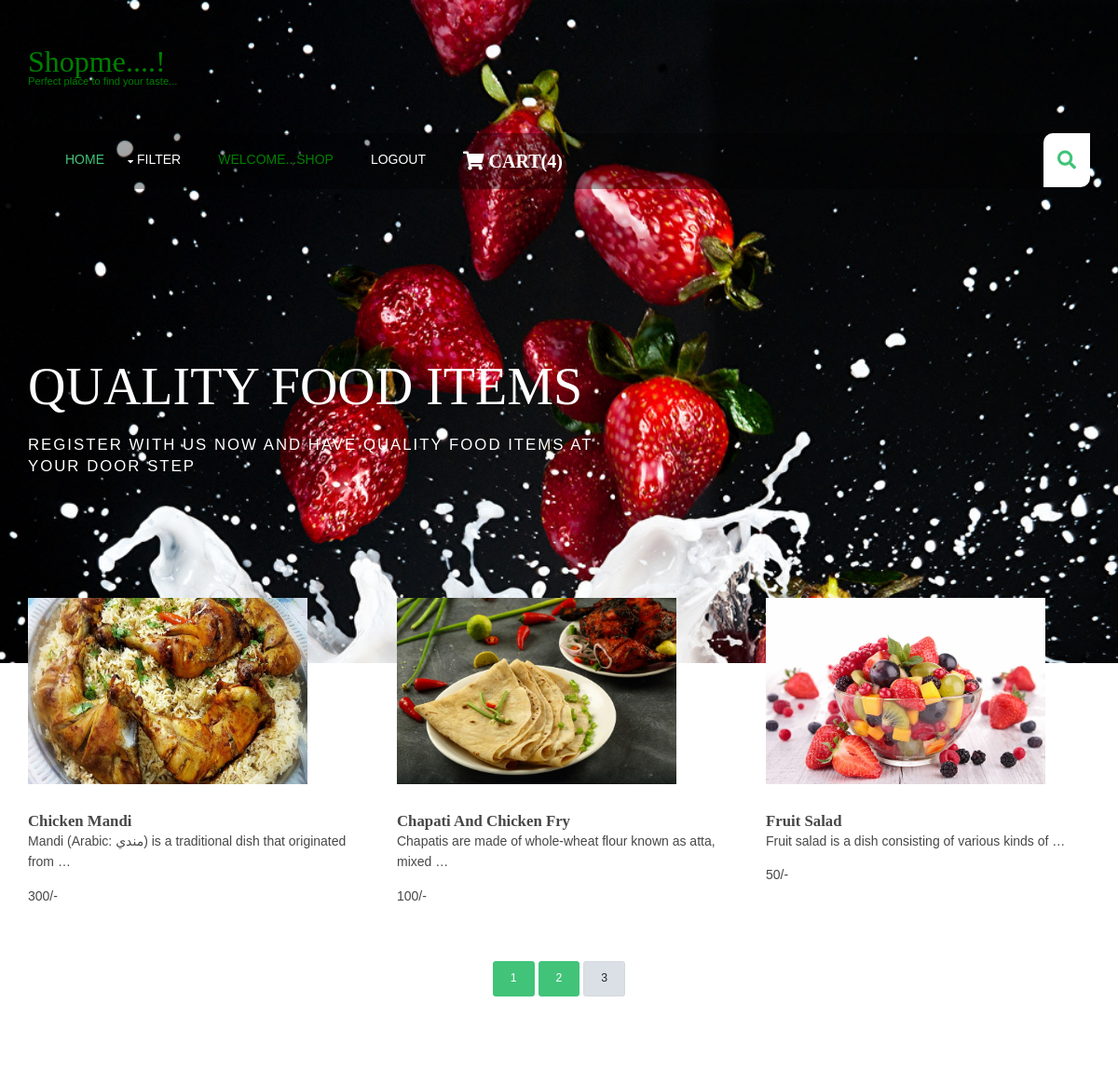
/?page=3 (signed in), run on the app's committed database.
### shop/models.py (models this page shows, shortened)
class Prod(models.Model):
    name = models.CharField(max_length=250, unique=True)
    slug = models.SlugField(max_length=250, unique=True)
    img = models.ImageField(upload_to='products')
    des = models.TextField()
    stock = models.IntegerField()
    available = models.BooleanField()
    price = models.IntegerField()
    category = models.ForeignKey(Category, on_delete=models.CASCADE)
    def get__url(self):
        return reverse('details', args=[self.category.slug, self.slug])

### shop/views.py (the view)
# urls.py: 2. Add a URL to urlpatterns:  path('', views.home, name='home')
def home(request, c_slug=None):
    c_page = None
    prodt = None
    global cat, pro
    if c_slug is not None:
        c_page = get_object_or_404(Category, slug=c_slug)
        prodt = Prod.objects.filter(category=c_page, available=True)
    else:
        prodt = Prod.objects.all().filter(available=True)
        cat = Category.objects.all()
        paginator = Paginator(prodt, 6)
        try:
            page = int(request.GET.get('page', '1'))
        except():
            page = 1
        try:
            pro = paginator.page(page)
        except(EmptyPage, InvalidPage):
            pro = paginator.page(paginator.num_pages)
    return render(request, 'index.html', {'pr': prodt, 'ct': cat, 'pg': pro})

### cart/context_processor.py (called while the page is built)
def count(request):
    item_count = 0
    if 'admin' in request.path:
        return {}
    else:
        try:
            ct = Cartlist.objects.filter(cart_id=c_id(request))
            cti = Items.objects.all().filter(cart=ct[:1])
            for c in cti:
                item_count += c.quantity
        except Cartlist.DoesNotExist:
            item_count = 0
        return dict(itc=item_count)

### cart/views.py (called while the page is built)
def c_id(request):
    ct_id = request.session.session_key
    if not ct_id:
        ct_id = request.session.create()
        return ct_id

### shop/models.py (called while the page is built)
    def get_url(self):
        return reverse('prod_cat', args=[self.slug])

### templates/index.html (shortened to what this page needs)
{% extends 'base.html' %}
{% load static %}
{% block content %}
<html lang="">
<body id="top">
  <div id="pageintro" class="hoc clear">
    <article>
      <h3 class="heading">QUALITY FOOD ITEMS</h3>
      <p>Register with us now and have quality food items at your door step</p>
    </article>
  </div>
  <div class="wrapper row3">
  <main class="hoc container clear">
    <section id="introblocks">
      <ul class="nospace group">
        {% for i in pg.object_list %}
        <li class="one_third">
          <figure><a class="imgover" href={{i.get__url}}><img src="{{i.img.url}}" alt="" style="height:200px; width:300px"></a>
            <figcaption>
              <h6 class="heading">{{i.name}}</h6>
              <p>{{i.des|truncatewords:10}}</p>
              <p>{{i.price}}/-</p>
            </figcaption>
          </figure>
        </li>
       {% endfor %}
      </ul>
    </section>
<br>
    <br>
<center>
  {% for p in pg.paginator.page_range %}
  <a href="?page={{p}}" class="btn btn-light btn-sm {% if pg.number == p %}active{% endif %}">{{p}}</a>
  {% endfor %}
</center>
  </main>
 </div>
</body>
</html>
{% endblock %}

### templates/base.html (shortened to what this page needs)
{% load static %}
<!DOCTYPE html>
<html lang="">
<head>
<link rel="stylesheet" href="{% static 'style.css' %}">
<link rel="stylesheet" href="https://cdn.jsdelivr.net/npm/bootstrap@4.0.0/dist/css/bootstrap.min.css">
<link href="{% static 'hm/layout/styles/layout.css' %}" rel="stylesheet" type="text/css" media="all">
</head>
<body id="top">
<div class="bg_img" style="background-image:url({% static 'hm/images/demo/backgrounds/bg.jpg' %});">
  <header id="header" class="hoc clear">
    <div id="logo" class="one_quarter first">
      <h1 class="abcd"><a href="/">Shopme....!</a></h1>
      <p class="abcd">Perfect place to find your taste...</p>
    </div>
  </header>
    <section id="navwrapper" class="hoc clear">
    <nav id="mainav">
      <ul class="clear">
        <li class="active"><a href="/">Home</a></li>
        <li><a class="drop" href="#">Filter</a>
        </li>
        {% if user.is_authenticated %}
        <li><a style="color:green" class="active">Welcome...{{user.username}}</a></li>
        <li><a class="active" href="{% url 'logout' %}">Logout</a></li>
        {% else %}
        <li><a class="active" href="{% url 'login' %}">Login</a></li>
        <li><a class="active" href="{% url 'register' %}">Register</a></li>
        {% endif %}
        {% if itc > 0 %}
        <li><a style="align:right" class="active" href="{% url 'cart' %}"><i class="fa fa-shopping-cart" style="font-size:20px"> Cart({{itc}}) </i></a></li>
        {% else %}
        <li><a style="align:right" class="active" href="{% url 'cart' %}"><i class="fa fa-shopping-cart" style="font-size:20px"> Cart </i></a></li>
        {% endif %}
      </ul>
    </nav>
        <div id="searchform">
    </div>
  </section>
  {% block content %}
  {% endblock %}
</div>
</body>
</html>

### static/style.css (style rules this page uses)
.bg_img { height:100%; background-position:center; background-repeat:no-repeat; background-size:cover; }
.abcd { color:green; }

### static/hm/layout/styles/layout.css (style rules this page uses)
#header { padding:50px 0; }
#header #logo * { margin:0; padding:0; line-height:1; }
#header #logo h1 { font-size:32px; }
#header #logo p { font-size:.8rem; }
#header div:last-child { margin-bottom:0; }
#navwrapper { padding:0 0 0 20px; }
#navwrapper #searchform { display:block; position:relative; float:right; height:58px; line-height:1; z-index:999; border-radius:10px 0; }
#navwrapper #searchform::after { display:block; height:58px; line-height:58px; padding:0 15px; font-size:20px; font-family:"Font Awesome 5 Free"; font-weight:900; content:"\f002"; }
#navwrapper #searchform ::placeholder { text-transform:capitalize; }
#pageintro { padding:180px 0; }
#pageintro article { display:block; max-width:55%; }
#pageintro .heading { margin-bottom:20px; font-size:4rem; }
#pageintro p:first-of-type { margin:0 0 20px 0; text-transform:uppercase; font-size:1.6rem; letter-spacing:2px; }
#pageintro p:last-of-type { font-size:1.2rem; }
.container { padding:80px 0; }
#introblocks { display:block; position:relative; margin:-150px 0 0 0; z-index:1; }
#introblocks > ul > li { margin-bottom:50px; }
#introblocks > ul > li:nth-last-child(-n+3) { margin-bottom:0; }
#introblocks > ul > li:nth-child(3n+1) { margin-left:0; clear:left; }
#introblocks figure figcaption { display:block; padding:30px 0 0 0; }
#introblocks figure figcaption .heading { font-size:1.2rem; font-weight:700; margin-bottom:0; }
*, *::before, *::after { transition:all .3s ease-in-out; }
nav ul, nav ol { margin:0; padding:0; list-style:none; }
#mainav, #breadcrumb, .sidebar nav { line-height:normal; }
#mainav .drop::after, #mainav li li .drop::after, #breadcrumb li a::after, .sidebar nav a::after { position:absolute; font-family:"Font Awesome 5 Free"; font-weight:900; font-size:10px; line-height:10px; }
#mainav { display:block; float:left; }
#mainav ul { text-transform:uppercase; }
#mainav li { display:block; float:left; position:relative; margin:0; padding:0; }
#mainav li:last-child { margin-right:0; }
#mainav li a { display:block; padding:20px; }
#mainav .drop { padding-left:15px; }
#mainav .drop::after, #mainav li li .drop::after { content:"\f0d7"; }
#mainav .drop::after { top:25px; left:5px; }
body { color:#474747; background-color:#FFFFFF; }
a { color:#41C379; }
.btn, .btn.inverse:hover { color:#FFFFFF; background-color:#41C379; border-color:#41C379; }
.imgover, .imgover:hover::after { color:#41C379; }
.row3 { color:#474747; background-color:#FFFFFF; }
#header #logo a { color:inherit; }
#navwrapper { color:#FFFFFF; background-color:rgba(0,0,0,.35); }
#navwrapper #searchform { color:#41C379; background:#FFFFFF; }
#pageintro { color:#FFFFFF; }
#mainav li a { color:inherit; }
#mainav .active a, #mainav a:hover, #mainav li:hover > a { color:#41C379; background-color:inherit; }
@media screen and (min-width:1140px) { .hoc { max-width:1140px; } }

### data on the page
Prod: img (picture), name "Chicken Mandi", des "Mandi (Arabic: مندي) is a traditional dish that originated from …", price "300"
Prod: img (picture), name "Chapati And Chicken Fry", des "Chapatis are made of whole-wheat flour known as atta, mixed …", price "100"
Prod: img (picture), name "Fruit Salad", des "Fruit salad is a dish consisting of various kinds of …", price "50"

### other printed values
{{ user.username }} "SHOP"
{{ itc }} "4"
{{ p }} "1" "2" "3"
